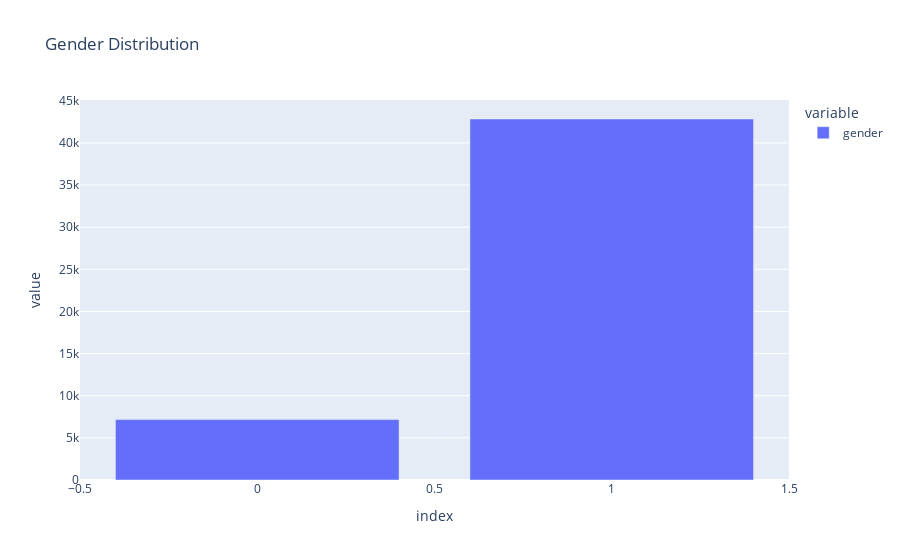
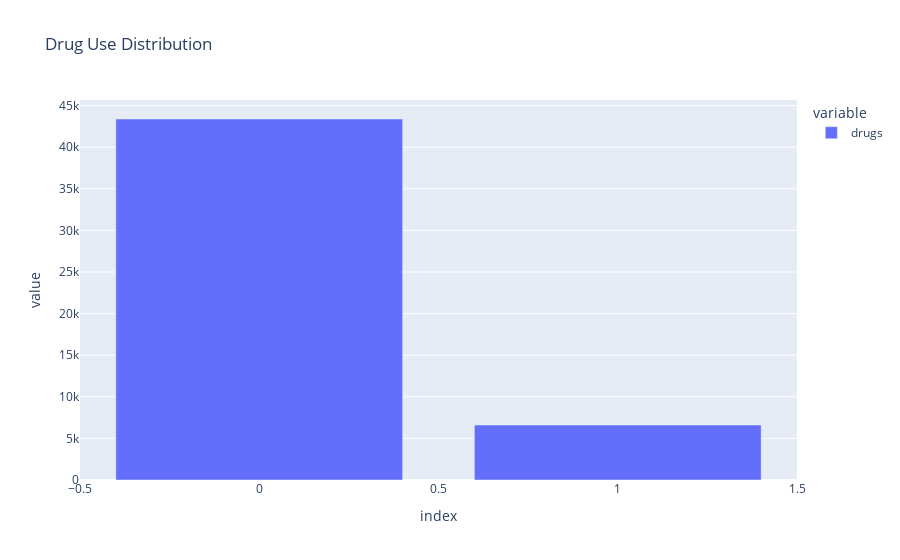

The code cell stored with these charts, in order, in its notebook:
### Markdown cell above
## Bar plot is created to visualize the Gender distribution and Drug use Distribution.
### Bar Plot Description


1. **Gender Distribution Bar Plot**:
   - This bar plot displays the distribution of gender within the dataset.
   - The `value_counts()` method is used to count the occurrences of each gender category, resulting in a frequency distribution.
   - Each bar represents a different gender category, with the height of the bar indicating the number of occurrences for that category.
   - The title "Gender Distribution" clearly indicates what the plot represents, allowing viewers to quickly understand the focus of the visualization.

2. **Drug Use Distribution Bar Plot**:
   - This bar plot visualizes the distribution of drug use among participants in the dataset.
   - Similar to the first plot, `value_counts()` is applied to count how many participants fall into each category of drug use.
   - Each bar represents a specific category related to drug use (e.g., users vs. non-users), with the height reflecting the frequency of participants in each category.
   - The title "Drug Use Distribution" provides immediate context for interpreting the data presented in the plot.

### Summary

Both bar plots effectively communicate categorical information by showing frequencies for each category. They allow for easy comparison between different groups (genders and drug use categories) and help identify trends or patterns within the dataset. The visual nature of bar plots makes it straightforward to grasp key insights at a glance, making them useful tools for exploratory data analysis and presentation.

### Code cell
fig = px.bar(df['gender'].value_counts(), title='Gender Distribution')
fig.show()

fig = px.bar(df['drugs'].value_counts(), title='Drug Use Distribution')
fig.show()

### Figure 1 — Plotly figure (JSON) as saved in the notebook; plotly's stock layout.template omitted (floating-point values rounded to 4 significant figures)
{"data": [{"alignmentgroup": "True", "hovertemplate": "variable=gender<br>index=%{x}<br>value=%{y}<extra></extra>", "legendgroup": "gender", "marker": {"color": "#636efa", "pattern": {"shape": ""}}, "name": "gender", "offsetgroup": "gender", "orientation": "v", "showlegend": true, "textposition": "auto", "type": "bar", "x": [1, 0], "xaxis": "x", "y": [42835, 7165], "yaxis": "y"}], "layout": {"autosize": true, "barmode": "relative", "legend": {"title": {"text": "variable"}, "tracegroupgap": 0}, "title": {"text": "Gender Distribution"}, "xaxis": {"anchor": "y", "autorange": true, "domain": [0, 1], "range": [-0.5, 1.5], "title": {"text": "index"}, "type": "linear"}, "yaxis": {"anchor": "x", "autorange": true, "domain": [0, 1], "range": [0, 45090.0], "title": {"text": "value"}, "type": "linear"}}}

### Figure 2 — Plotly figure (JSON) as saved in the notebook; plotly's stock layout.template omitted (floating-point values rounded to 4 significant figures)
{"data": [{"alignmentgroup": "True", "hovertemplate": "variable=drugs<br>index=%{x}<br>value=%{y}<extra></extra>", "legendgroup": "drugs", "marker": {"color": "#636efa", "pattern": {"shape": ""}}, "name": "drugs", "offsetgroup": "drugs", "orientation": "v", "showlegend": true, "textposition": "auto", "type": "bar", "x": [0, 1], "xaxis": "x", "y": [43389, 6611], "yaxis": "y"}], "layout": {"autosize": true, "barmode": "relative", "legend": {"title": {"text": "variable"}, "tracegroupgap": 0}, "title": {"text": "Drug Use Distribution"}, "xaxis": {"anchor": "y", "autorange": true, "domain": [0, 1], "range": [-0.5, 1.5], "title": {"text": "index"}, "type": "linear"}, "yaxis": {"anchor": "x", "autorange": true, "domain": [0, 1], "range": [0, 45670.0], "title": {"text": "value"}, "type": "linear"}}}
